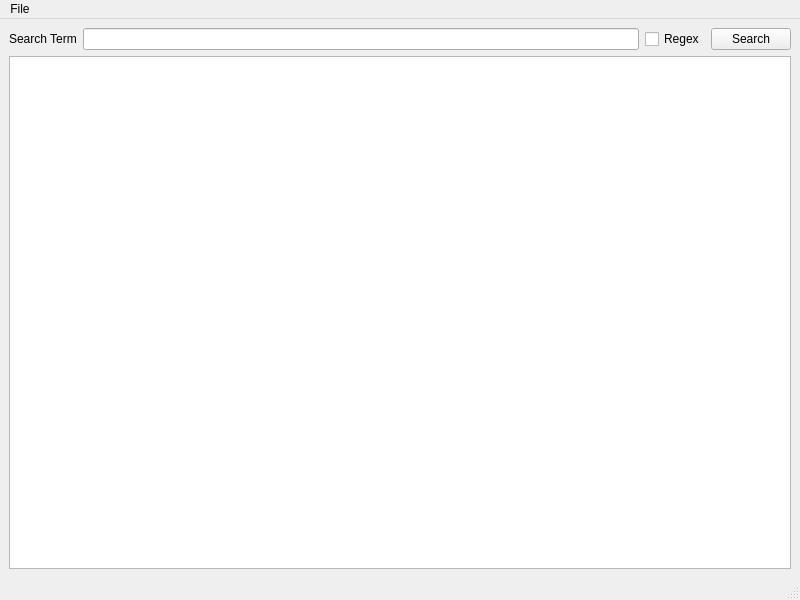
<?xml version="1.0" encoding="UTF-8"?>
<ui version="4.0">
 <class>MainWindow</class>
 <widget class="QMainWindow" name="MainWindow">
  <property name="geometry">
   <rect>
    <x>0</x>
    <y>0</y>
    <width>800</width>
    <height>600</height>
   </rect>
  </property>
  <property name="windowTitle">
   <string>MainWindow</string>
  </property>
  <widget class="QWidget" name="centralwidget">
   <layout class="QVBoxLayout" name="verticalLayout">
    <item>
     <layout class="QHBoxLayout" name="horizontalLayout">
      <item>
       <widget class="QLabel" name="label">
        <property name="text">
         <string>Search Term</string>
        </property>
       </widget>
      </item>
      <item>
       <widget class="QLineEdit" name="lineEdit"/>
      </item>
      <item>
       <widget class="QCheckBox" name="checkBox">
        <property name="text">
         <string>Regex</string>
        </property>
       </widget>
      </item>
      <item>
       <widget class="QPushButton" name="pushButton">
        <property name="text">
         <string>Search</string>
        </property>
       </widget>
      </item>
     </layout>
    </item>
    <item>
     <widget class="QTextEdit" name="textEdit"/>
    </item>
   </layout>
  </widget>
  <widget class="QMenuBar" name="menubar">
   <property name="geometry">
    <rect>
     <x>0</x>
     <y>0</y>
     <width>800</width>
     <height>21</height>
    </rect>
   </property>
   <widget class="QMenu" name="menuFile">
    <property name="title">
     <string>File</string>
    </property>
    <addaction name="actionOpen"/>
    <addaction name="actionExit"/>
   </widget>
   <addaction name="menuFile"/>
  </widget>
  <widget class="QStatusBar" name="statusbar"/>
  <action name="actionOpen">
   <property name="text">
    <string>Open</string>
   </property>
  </action>
  <action name="actionExit">
   <property name="text">
    <string>Exit</string>
   </property>
  </action>
 </widget>
 <resources/>
 <connections/>
</ui>
